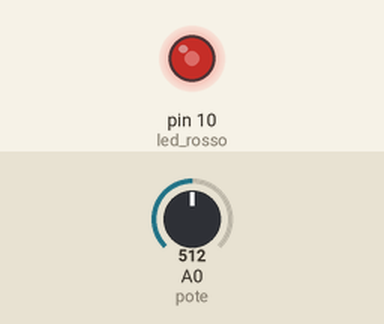
A sketch run on a simulated Arduino Uno, built with avr-gcc and run on an emulated ATmega328P. Shown: output pins drawn as LEDs (lit = HIGH). The test bench sets the inputs (shaded band); at power-on: A0 (pote) = 512.

Above: at 1.2 s.
1.3 s: A0 (pote) set to 716
At 2.4 s:
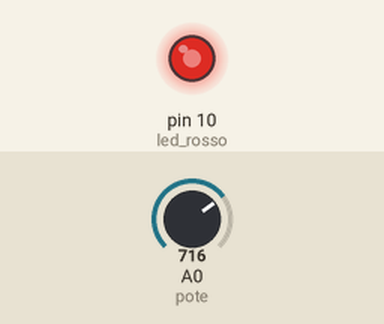
2.8 s: A0 (pote) set to 900
At 3.5 s:
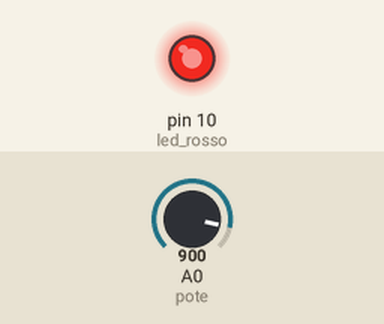
4.3 s: A0 (pote) set to 122
At 4.7 s:
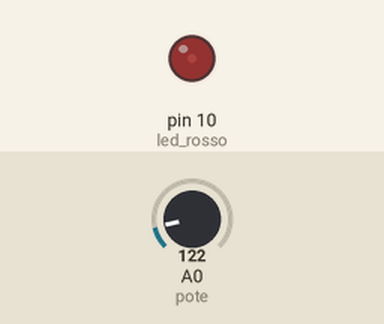
5.8 s: A0 (pote) set to 0
At 7.0 s:
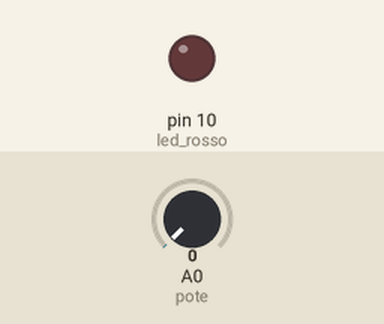
7.3 s: A0 (pote) set to 511
At 8.2 s:
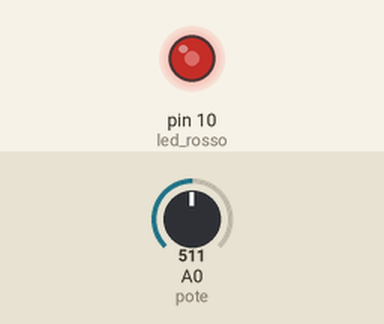
Timing chart, 0 to 9.8 s (numbered marks = the images above; inputs shaded):
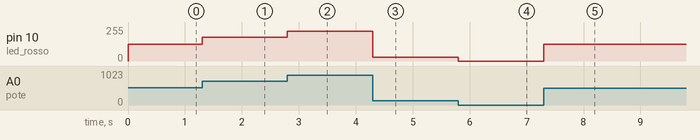

Measured:
- after the input at 1.3 s, pin 10 (led_rosso): 127/255 → 178/255 at once
- after the input at 2.8 s, pin 10 (led_rosso): 178/255 → 224/255 at once
- after the input at 4.3 s, pin 10 (led_rosso): 224/255 → 30/255 at once
- after the input at 5.8 s, pin 10 (led_rosso): 30/255 → 0/255 at once
- after the input at 7.3 s, pin 10 (led_rosso): 0/255 → 127/255 at once

The sketch:

bodacious_inari1.ino
```cpp
int led_rosso=10;
int pote=A0;

void setup()
{
  pinMode(led_rosso, OUTPUT);
  pinMode(pote, INPUT);


}

void loop()
{
  int input=analogRead(pote);
  int position=map(input, 0, 1023, 0, 255);
  analogWrite(led_rosso, position);

}
```
